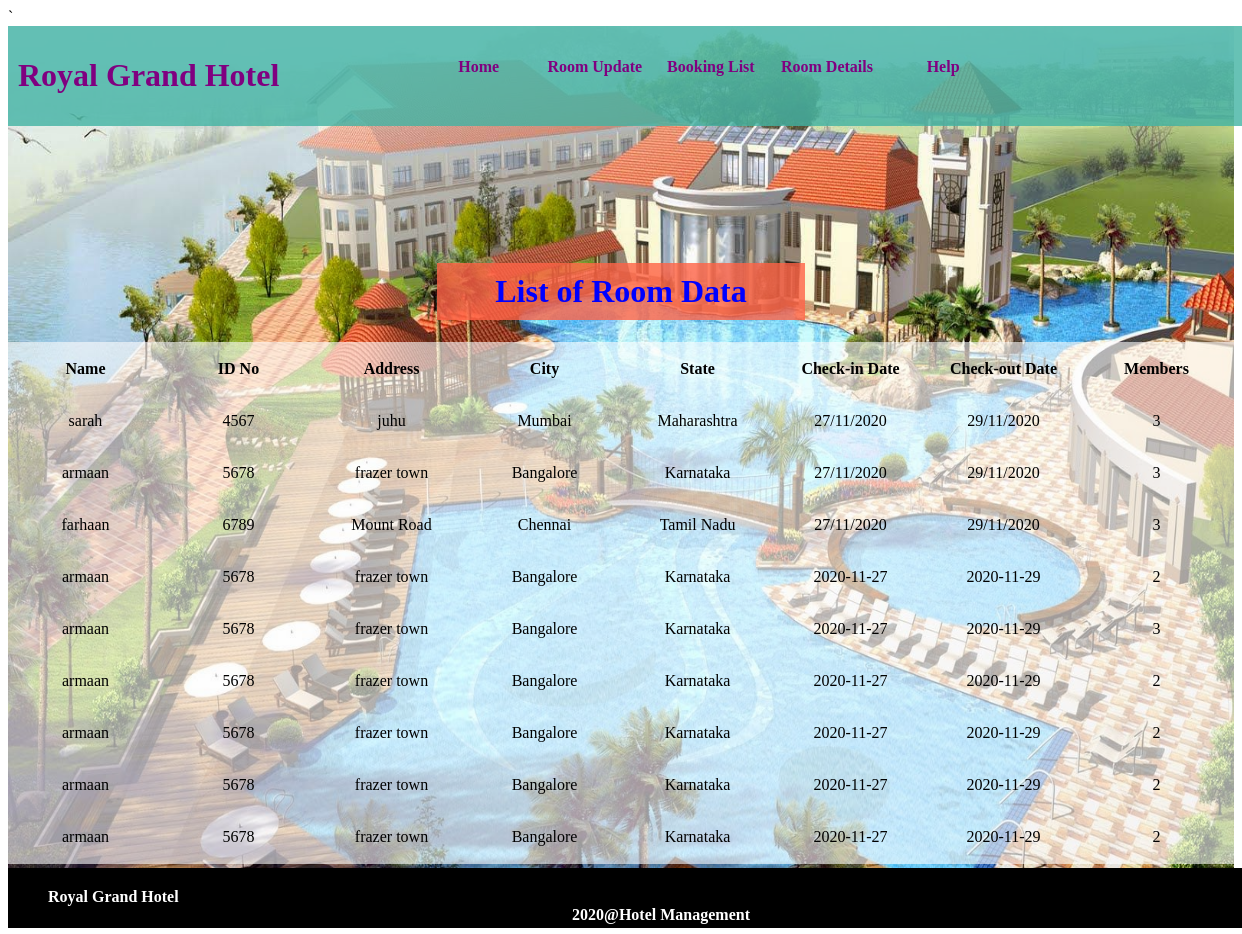
The page /Hotel2/Hotel2/Admin/booking.php on the database its author committed.
### tables this page shows
CREATE TABLE `form` (
  `id` int(11) NOT NULL,
  `name` varchar(40) DEFAULT NULL,
  `address` varchar(40) DEFAULT NULL,
  `city` varchar(40) DEFAULT NULL,
  `state` varchar(40) DEFAULT NULL,
  `email` varchar(40) DEFAULT NULL,
  `coin` varchar(40) DEFAULT NULL,
  `coout` varchar(40) DEFAULT NULL,
  `m` varchar(40) DEFAULT NULL,
  `idno` varchar(20) DEFAULT NULL
);

### Hotel2/Hotel2/Admin/booking.php (the view, shortened to what this page needs)
<?php
include ("connection.php");
?>
<!DOCTYPE html>
<html>
<head>
	<link rel="stylesheet" type="text/css" href="css/style.css">
	</head>
	<body>
		<div id="full">
			<div id="stay" style="background-image: url('image/hotelstay.jpg'); background-size: 100% 900px; width: 100%; height: 900px";>
			<div id="header">
				<div id="logo"><h1><font color="purple">Royal Grand Hotel</font></h1></div>
				<div id="nav">
						<ul>
							<li><a href="ahome.php" style="color: purple"><b>Home</b></a></li>
							<li><a href="room.php" style="color: purple"><b>Room Update</b></a></li>
							<li><a href="booking.php" style="color: purple"><b>Booking List</b></a></li>
							<li><a href="rd.php" style="color: purple"><b>Room Details</b></a></li>
							<li><a href="#" style="color: purple"><b>Help</b></a></li>
						</ul>
				</div>
		    </div>
			<div id="banner"><br><br><br><br><br><br><br><br><br><br><br><br>
				<center><div style="background: rgba(255, 99, 71, 0.8); width: 30%; ">
			<h1 style="text-align: center;color: blue;">List of Room Data</h1></div></center>
				<div style="background-color: rgba(255,255,255,0.6)">
				<table>
					<tr>
					<th width="10%" height="50px">Name</th>
					<th width="10%" height="50px">ID No</th>
					<th width="10%" height="50px">Address</th>
					<th width="10%" height="50px">City</th>
					<th width="10%" height="50px">State</th>
					<th width="10%" height="50px">Check-in Date</th>
					<th width="10%" height="50px">Check-out Date</th>
					<th width="10%" height="50px">Members</th>
					</tr>
					<?php
                 $q1="select * from form";
                 $run=mysqli_query($a,$q1);
                 while($row=mysqli_fetch_array($run))
                 {
                 	$name=$row['name'];
                 	$idno=$row['idno'];
                 	$address=$row['address'];
                 	$city=$row['city'];
                   	$state=$row['state'];
                    $coin=$row['coin'];
                     	$coout=$row['coout'];
                     	$m=$row['m'];
                ?>
			       <tr>
						<td width="10%" height="50px"><center><?php echo $name; ?></center></td>
						<td width="10%" height="50px"><center><?php echo $idno; ?></center></td>
						<td width="10%" height="50px"><center><?php echo $address; ?></center></td>
						<td width="10%" height="50px"><center><?php echo $city; ?></center></td>
						<td width="10%" height="50px"><center><?php echo $state; ?></center></td>
						<td width="10%" height="50px"><center><?php echo $coin; ?></center></td>
						<td width="10%" height="50px"><center><?php echo $coout; ?><center></center></td>
						<td width="10%" height="50px"><center><?php echo $m; ?></td>
					</tr>
					<?php
				  }
				?>
				</table>
	</div>
	</div><br><br><br><br><br><br><br><br><br>
		<div class="footer-container">
			<div class="footer" >
				<div  class="footer-heading">
					<h4 style="background: black; height: 40px; width: 100%; margin-top: 80px; padding-top: 20px; padding-left: 40px; color: white">Royal Grand Hotel <center>2020@Hotel Management</center></h4>
				</div>
			</div>
		</div>
	</body>
</html>

### Hotel2/Hotel2/Admin/css/style.css (style rules this page uses)
@media (max-width: 1500px) and (min-width: 1000px) { #full { width: 100%; height: auto; } }
@media (max-width: 1500px) and (min-width: 1000px) { #header { background: rgba(65, 179, 163, 0.8); width: 100%; height: 100px; position: fixed; } }
@media (max-width: 1500px) and (min-width: 1000px) { #logo { width: 30%; height: 100px; float: left; } }
@media (max-width: 1500px) and (min-width: 1000px) { #nav { width: 70%; height: 100px; float: left; } }
@media (max-width: 1500px) and (min-width: 1000px) { ul li { list-style: none; float: left; width: 14%; height:50px; line-height: 50px; text-align: center; } }
@media (max-width: 1500px) and (min-width: 1000px) { h1 { padding: 10px; } }
@media (max-width: 1500px) and (min-width: 1000px) { a { text-decoration: none; } }
@media (max-width: 1500px) and (min-width: 1000px) { #banner { width: 100%; height: 600px; } }
td { width: 300px; height: 50px; }
#stay { background-repeat: no-repeat; width: 100%; }

### rows shown on the page
form: name "sarah", idno "4567", address "juhu", city "Mumbai", state "Maharashtra", coin "27/11/2020", coout "29/11/2020", m "3"
form: name "armaan", idno "5678", address "frazer town", city "Bangalore", state "Karnataka", coin "27/11/2020", coout "29/11/2020", m "3"
form: name "farhaan", idno "6789", address "Mount Road", city "Chennai", state "Tamil Nadu", coin "27/11/2020", coout "29/11/2020", m "3"
form: name "armaan", idno "5678", address "frazer town", city "Bangalore", state "Karnataka", coin "2020-11-27", coout "2020-11-29", m "2"
form: name "armaan", idno "5678", address "frazer town", city "Bangalore", state "Karnataka", coin "2020-11-27", coout "2020-11-29", m "3"
form: name "armaan", idno "5678", address "frazer town", city "Bangalore", state "Karnataka", coin "2020-11-27", coout "2020-11-29", m "2"
form: name "armaan", idno "5678", address "frazer town", city "Bangalore", state "Karnataka", coin "2020-11-27", coout "2020-11-29", m "2"
form: name "armaan", idno "5678", address "frazer town", city "Bangalore", state "Karnataka", coin "2020-11-27", coout "2020-11-29", m "2"
form: name "armaan", idno "5678", address "frazer town", city "Bangalore", state "Karnataka", coin "2020-11-27", coout "2020-11-29", m "2"
